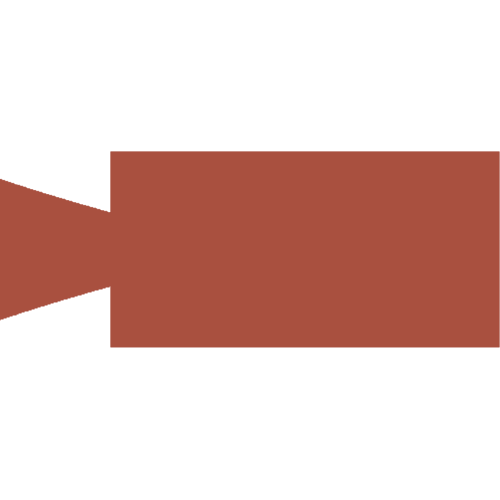
Frame 1 (no input)
Frame 60 (no input): identical to frame 1, image omitted
Frame 120 (the mouse pressed at the canvas centre since frame 60): identical to frame 1, image omitted

The p5.js sketch that drew this single still picture (run headless with seeded random() and noise() and a simulated clock; from frame 60 on, the mouse is pressed at the canvas centre):

// p5.js sketch
// ── sketch.js
var ctx;
var canvas;
var FPS = 50;
var FOV = 60;

var tileH = 500;
var distanceToProyectionPlane;

var scene;
var player;

//Matriz Nivel 1

var nivel_1 = [
  [1, 1, 1, 1, 1, 1, 1, 1, 1, 1],
  [1, 0, 0, 0, 0, 0, 0, 0, 0, 1],
  [1, 0, 0, 0, 1, 0, 0, 0, 0, 1],
  [1, 0, 0, 0, 1, 0, 0, 0, 0, 1],
  [1, 0, 0, 0, 1, 1, 1, 0, 0, 1],
  [1, 0, 0, 0, 1, 0, 0, 0, 0, 1],
  [1, 0, 0, 0, 1, 0, 0, 0, 0, 1],
  [1, 0, 1, 0, 1, 1, 1, 0, 0, 1],
  [1, 0, 0, 0, 0, 0, 0, 0, 0, 1],
  [1, 1, 1, 1, 1, 1, 1, 1, 1, 1],
]

function setup() {
  createCanvas(500, 500);
  canvas = createGraphics(width, height);
  frameRate(FPS);
  distanceToProyectionPlane = (canvas.width / 2) / tan(FOV / 2);

  scene = new Level(canvas, nivel_1)
  player = new Player(canvas, scene, 100, 130, FOV);
}

function draw() {
  canvas.background(255);
  // canvas.clear()
  // scene.draw()
  player.draw()
  image(canvas, 0, 0);
}

function keyReleased() {
  if (key == 'w' || key == 's') {
    player.movingReleased()
  }
  if (key == 'a' || key == 'd') {
    player.spinReleased()
  }
}

function normalizeAngle(angle) {
  angle = angle % (2 * PI);

  if (angle < 0) {
    angle = angle + (2 * PI);
  }

  return angle
}

function distanceBetweenPoints(x1, y1, x2, y2) {
  return sqrt((x2 - x1) * (x2 - x1) + (y2 - y1) * (y2 - y1))
}

function degreesToRad(angle) {
  angle = angle * (PI / 180)
  return angle
}

// ================================== Level ==================================

var wallColor = '#065750';
var floorColor = '#6386FF';


class Level {
  constructor(canvas, arr) {
    this.canvas = canvas;
    this.arr = arr

    // dimensiones matriz del nivel
    this.width = this.arr[0].length;
    this.height = this.arr.length;


    // dimensiones de cada tile

    this.widthT = parseInt(this.canvas.height / this.width);
    this.heightT = parseInt(this.canvas.height / this.height);
  }


  draw() {
    let color;

    for (let y = 0; y < this.height; y++) {
      for (let x = 0; x < this.height; x++) {
        if (this.arr[y][x] == 1) {
          color = wallColor;
        } else
          color = floorColor;

        this.canvas.noStroke();
        this.canvas.fill(color);
        this.canvas.rect(x * this.widthT, y * this.heightT, this.widthT, this.heightT);
        // image(this.canvas, 0, 0);
      }
    }


  }

  colission(x, y) {
    let touch = false
    if (this.arr[y][x] != 0) {
      touch = true
    }
    return touch;
  }
}

// ================================== Player ==================================

const playerColor = '#0b0ba3';

class Player {
  constructor(canvas, scene, x, y, FOV) {
    this.canvas = canvas;
    this.scene = scene;
    this.x = x;
    this.y = y;

    this.moving = 0; // 0 = parado, 1 = adelante, -1 = atras
    this.rotation = 0; // 0 = sin giro, -1 == izquierda, 1 = derecha

    this.angleRotation = 0;

    this.velocity = 3; // pixels
    this.velocityRot = 3 * (PI / 180); // degrees

    this.numRays = this.canvas.width;
    this.rays = [];

    this.FOV = FOV;

    let halfFOV = this.FOV / 2;

    let incAngle = degreesToRad(this.FOV / this.numRays)
    let initialAngle = degreesToRad(this.angleRotation - halfFOV);

    let angleRay = initialAngle;

    for (let i = 0; i < this.numRays; i++) {
      this.rays[i] = new Ray(this.canvas, this.scene, this.x, this.y, this.angleRotation, angleRay, i);
      angleRay += incAngle
    }
    // this.ray = new Ray(this.canvas, this.scene, this.x, this.y, this.angleRotation, 0);
  }

  draw() {
    this.update()

    for (let i = 0; i < this.numRays; i++) {
      // this.rays[i].draw();
      this.rays[i].renderWall()
    }

    // this.canvas.push()
    // this.canvas.fill(playerColor);
    // this.canvas.rectMode(CENTER);
    // this.canvas.rect(this.x, this.y, 6, 6);
    // this.canvas.pop();

    // let frontLineX = this.x + cos(this.angleRotation) * 10;
    // let frontLineY = this.y + sin(this.angleRotation) * 10;

    // // direction vector
    // this.canvas.push()
    // this.canvas.stroke('#FF0')
    // this.canvas.line(this.x, this.y, frontLineX, frontLineY);
    // this.canvas.pop();

    // image(this.canvas, 0, 0);
  }

  update() {

    if (keyIsDown(87)) {
      this.up();
    }
    if (keyIsDown(65)) {
      this.left();
    }
    if (keyIsDown(83)) {
      this.down()
    }
    if (keyIsDown(68)) {
      this.right()
    }

    //Moving
    let newX = this.x + (this.moving * (cos(this.angleRotation) * this.velocity));

    let newY = this.y + (this.moving * (sin(this.angleRotation) * this.velocity));


    if (!this.colission(newX, newY)) {
      this.x = newX;
      this.y = newY;
    }


    //Spin
    this.angleRotation += this.rotation * this.velocityRot;
    this.angleRotation = normalizeAngle(this.angleRotation)

    // Update ray angle

    for (let i = 0; i < this.numRays; i++) {
      this.rays[i].x = this.x;
      this.rays[i].y = this.y;
      this.rays[i].setAngle(this.angleRotation);
    }
    // this.ray.setAngle(this.angleRotation);
    // this.ray.x = this.x;
    // this.ray.y = this.y;
    // this.ray.draw()

  }

  colission(x, y) {
    let touch = false;

    //get player tile
    let tileX = parseInt(x / this.scene.widthT);
    let tileY = parseInt(y / this.scene.heightT);

    if (this.scene.colission(tileX, tileY)) {
      touch = true
    }

    return touch;
  }




  up() {
    this.moving = 1;
  }

  down() {
    this.moving = -1;
  }

  left() {
    this.rotation = -1;
  }

  right() {
    this.rotation = 1;
  }

  movingReleased() {
    this.moving = 0;
  }

  spinReleased() {
    this.rotation = 0;
  }
}

// ================================== Ray ==================================

class Ray {
  constructor(canvas, scene, x, y, playerAngle, angleInc, column) {
    this.canvas = canvas;
    this.scene = scene;
    this.x = x;
    this.y = y;
    this.angleInc = angleInc;
    this.playerAngle = playerAngle;
    this.angle = this.playerAngle + this.angleInc;
    this.column = column;
    this.distance = 0;

    this.wallHitX = 0;
    this.wallHitY = 0;

    this.wallHitXHorizontal = 0;
    this.wallHitYHorizontal = 0;

    this.wallHitXVertical = 0;
    this.wallHitYVertical = 0;
  }

  draw() {
    this.cast()

    // draw line

    let destX = this.wallHitX;
    let destY = this.wallHitY;


    // console.log(destX, destY)
    this.canvas.push()
    this.canvas.stroke(216, 219, 9, 20)
    this.canvas.line(this.x, this.y, destX, destY);
    this.canvas.pop()
  }

  renderWall() {
    this.cast()

    let virtualTileH = (tileH / this.distance) * distanceToProyectionPlane;

    // Get coordinates
    let y0 = parseInt(this.canvas.height / 2) - parseInt(virtualTileH / 2);
    let y1 = y0 + virtualTileH;
    let x = this.column;

    // console.log(x, y0, y1)
    // draw line
    this.canvas.push()
    this.canvas.stroke('#8c1700');
    this.canvas.line(x, y0, x, y1)
    this.canvas.pop()
  }

  setAngle(angle) {
    this.playerAngle = angle;
    this.angle = normalizeAngle(angle + this.angleInc)
  }

  cast() {
    this.xIntercept = 0;
    this.yIntercept = 0;

    this.xStep = 0;
    this.yStep = 0;

    // Get ray direction vector
    this.down = false;
    this.left = false;

    if (this.angle < PI) {
      this.down = true
    }

    if (this.angle > PI / 2 && this.angle < 3 * PI / 2) {
      this.left = true;
    }

    //------------------------ Horizontal --------------------------
    let horizontalTouch = false

    // first intersection

    // Search first intersection
    this.yIntercept = floor(this.y / this.scene.heightT) * this.scene.heightT;

    if (this.down) {
      this.yIntercept += this.scene.heightT;
    }


    let adyacent = (this.yIntercept - this.y) / tan(this.angle)
    this.xIntercept = this.x + adyacent;

    // distance of steps

    this.yStep = this.scene.widthT

    if (!this.down) {
      this.yStep = -this.yStep;
    }

    this.xStep = this.scene.widthT / tan(this.angle)

    // invert x if going wrong
    if ((this.left && this.xStep > 0) || (!this.left && this.xStep < 0)) {
      this.xStep = -this.xStep;
    }

    let nextXHorizontal = this.xIntercept;
    let nextYHorizontal = this.yIntercept;

    // Verify if looking top, the tile is correct
    if (!this.down) {
      nextYHorizontal--;
    }


    // loop
    while (!horizontalTouch) {
      let tileX = parseInt(nextXHorizontal / this.scene.widthT);
      let tileY = parseInt(nextYHorizontal / this.scene.widthT);

      if (this.scene.colission(tileX, tileY)) {
        horizontalTouch = true;
        this.wallHitXHorizontal = nextXHorizontal;
        this.wallHitYHorizontal = nextYHorizontal;
      } else {
        nextXHorizontal += this.xStep;
        nextYHorizontal += this.yStep;
      }
    }

    //------------------------ Vertical --------------------------
    let verticalTouch = false

    // first intersection

    // Search first intersection
    this.xIntercept = floor(this.x / this.scene.widthT) * this.scene.widthT;

    if (!this.left) {
      this.xIntercept += this.scene.widthT;
    }


    let opposite = (this.xIntercept - this.x) * tan(this.angle)
    this.yIntercept = this.y + opposite;

    // distance of steps

    this.xStep = this.scene.widthT

    // invert if left
    if (this.left) {
      this.xStep = -this.xStep
    }

    this.yStep = this.scene.widthT * tan(this.angle)

    // invert y if going wrong
    if ((!this.down && this.yStep > 0) || (this.down && this.yStep < 0)) {
      this.yStep = -this.yStep;
    }

    let nextXVertical = this.xIntercept;
    let nextYVertical = this.yIntercept;

    if (this.left) {
      nextXVertical--;
    }


    // loop
    while (!verticalTouch && (nextXVertical >= 0 && nextYVertical >= 0) && (nextXVertical < this.canvas.width && nextYVertical < this.canvas.height)) {
      let tileX = parseInt(nextXVertical / this.scene.widthT);
      let tileY = parseInt(nextYVertical / this.scene.widthT);

      if (this.scene.colission(tileX, tileY)) {
        verticalTouch = true;
        this.wallHitXVertical = nextXVertical;
        this.wallHitYVertical = nextYVertical;
      } else {
        nextXVertical += this.xStep;
        nextYVertical += this.yStep;
      }
    }


    let horizontalDistance = 9999;
    let verticalDistance = 9999;

    if (horizontalTouch) {
      horizontalDistance = distanceBetweenPoints(this.x, this.y, this.wallHitXHorizontal, this.wallHitYHorizontal);
    }

    if (verticalTouch) {
      verticalDistance = distanceBetweenPoints(this.x, this.y, this.wallHitXVertical, this.wallHitYVertical);
    }

    if (horizontalDistance < verticalDistance) {
      this.wallHitX = this.wallHitXHorizontal;
      this.wallHitY = this.wallHitYHorizontal;
      this.distance = horizontalDistance;
    } else {
      this.wallHitX = this.wallHitXVertical;
      this.wallHitY = this.wallHitYVertical;
      this.distance = verticalDistance;
    }

    this.distance = this.distance * cos(this.angle - this.playerAngle);
  }
}
